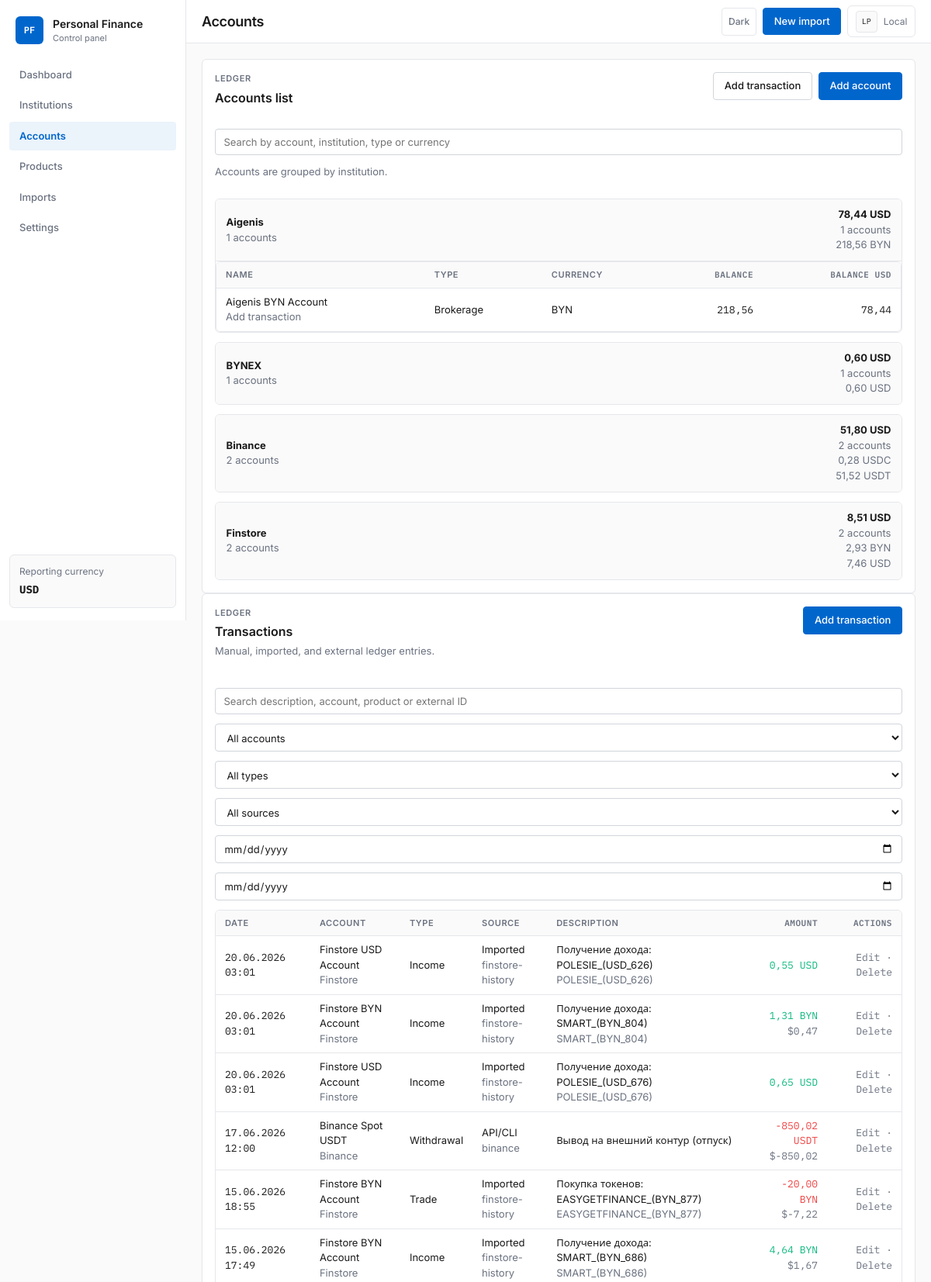
Screenshot of /accounts/ (upper part) with the database file from the repository.
### apps/institutions/models.py (models this page shows, shortened)
class FinancialInstitution(TimeStampedModel):
	class InstitutionType(models.TextChoices):
		BANK = 'bank', 'Bank'
		BROKER = 'broker', 'Broker'
		CRYPTO_EXCHANGE = 'crypto_exchange', 'Crypto exchange'
		INSURANCE = 'insurance', 'Insurance'
		OTHER = 'other', 'Other'
	name = models.CharField(max_length=255, unique=True)
	slug = models.SlugField(max_length=255, unique=True, blank=True)
	institution_type = models.CharField(max_length=32, choices=InstitutionType.choices, default=InstitutionType.BANK)
	country = models.CharField(max_length=2, default='BY')
	website = models.URLField(blank=True)
	base_currency = models.ForeignKey('common.Currency', null=True, blank=True, on_delete=models.SET_NULL, related_name='institutions')
	notes = models.TextField(blank=True)
	metadata = models.JSONField(default=dict, blank=True)
	is_active = models.BooleanField(default=True)
	class Meta:
		ordering = ['name']
		verbose_name = 'Financial institution'
		verbose_name_plural = 'Financial institutions'

### apps/common/models.py (models this page shows, shortened)
class TimeStampedModel(models.Model):
	created_at = models.DateTimeField(auto_now_add=True)
	updated_at = models.DateTimeField(auto_now=True)
	class Meta:
		abstract = True

class Currency(TimeStampedModel):
	code = models.CharField(max_length=16, unique=True)
	name = models.CharField(max_length=64)
	symbol = models.CharField(max_length=8, blank=True)
	usd_rate = models.DecimalField(max_digits=18, decimal_places=6, default=1)
	is_base = models.BooleanField(default=False)
	metadata = models.JSONField(default=dict, blank=True)
	class Meta:
		ordering = ['code']
		verbose_name = 'Currency'
		verbose_name_plural = 'Currencies'

### apps/accounts/models.py (models this page shows, shortened)
class Account(TimeStampedModel):
	class AccountType(models.TextChoices):
		CASH = 'cash', 'Cash'
		BANK = 'bank', 'Bank account'
		BROKERAGE = 'brokerage', 'Brokerage'
		DEPOSIT = 'deposit', 'Deposit'
		WALLET = 'wallet', 'Wallet'
		CARD = 'card', 'Card'
		OTHER = 'other', 'Other'
	institution = models.ForeignKey('institutions.FinancialInstitution', on_delete=models.CASCADE, related_name='accounts')
	name = models.CharField(max_length=255)
	account_type = models.CharField(max_length=32, choices=AccountType.choices, default=AccountType.OTHER)
	currency = models.ForeignKey('common.Currency', on_delete=models.PROTECT, related_name='accounts')
	external_id = models.CharField(max_length=128, blank=True)
	current_balance = models.DecimalField(max_digits=20, decimal_places=2, default=0)
	current_balance_usd = models.DecimalField(max_digits=20, decimal_places=2, default=0)
	metadata = models.JSONField(default=dict, blank=True)
	is_active = models.BooleanField(default=True)
	class Meta:
		ordering = ['name']
		constraints = [
			models.UniqueConstraint(
				fields=['institution', 'external_id'],
				condition=~Q(external_id=''),
				name='unique_account_external_id_per_institution',
			),
		]

class Transaction(TimeStampedModel):
	class TransactionType(models.TextChoices):
		DEPOSIT = 'deposit', 'Deposit'
		WITHDRAWAL = 'withdrawal', 'Withdrawal'
		TRADE = 'trade', 'Trade'
		INCOME = 'income', 'Income'
		TRANSFER = 'transfer', 'Transfer'
		FEE = 'fee', 'Fee'
		OTHER = 'other', 'Other'
	account = models.ForeignKey(Account, on_delete=models.CASCADE, related_name='transactions')
	related_account = models.ForeignKey(Account, null=True, blank=True, on_delete=models.SET_NULL, related_name='linked_transactions')
	product = models.ForeignKey('products.Product', null=True, blank=True, on_delete=models.SET_NULL, related_name='transactions')
	import_job = models.ForeignKey('imports.ImportJob', null=True, blank=True, on_delete=models.SET_NULL, related_name='transactions')
	transaction_type = models.CharField(max_length=32, choices=TransactionType.choices, default=TransactionType.OTHER)
	currency = models.ForeignKey('common.Currency', on_delete=models.PROTECT, related_name='transactions')
	external_id = models.CharField(max_length=128, blank=True)
	import_fingerprint = models.CharField(max_length=128, blank=True, unique=True)
	amount = models.DecimalField(max_digits=20, decimal_places=2)
	amount_usd = models.DecimalField(max_digits=20, decimal_places=2, default=0)
	quantity = models.DecimalField(max_digits=20, decimal_places=6, default=0)
	unit_price = models.DecimalField(max_digits=20, decimal_places=8, default=0)
	occurred_at = models.DateTimeField()
	description = models.TextField(blank=True)
	metadata = models.JSONField(default=dict, blank=True)
	class Meta:
		ordering = ['-occurred_at', '-id']
		constraints = [
			models.UniqueConstraint(
				fields=['account', 'external_id'],
				condition=~Q(external_id=''),
				name='unique_transaction_external_id_per_account',
			),
		]

### apps/products/models.py (models this page shows, shortened)
class Product(TimeStampedModel):
	class ProductType(models.TextChoices):
		TOKEN = 'token', 'Token'
		STOCK = 'stock', 'Stock'
		BOND = 'bond', 'Bond'
		CRYPTO = 'crypto', 'Crypto'
		CFD = 'cfd', 'CFD'
		DEPOSIT = 'deposit', 'Deposit'
		ETF = 'etf', 'ETF'
		PENSION = 'pension', 'Pension'
		LIFE_INSURANCE = 'life_insurance', 'Life insurance'
		OTHER = 'other', 'Other'
	class IncomeSchedule(models.TextChoices):
		TWICE_MONTHLY = 'twice_monthly', 'Twice monthly (2× per month)'
		MONTHLY = 'monthly', 'Monthly'
		QUARTERLY = 'quarterly', 'Quarterly'
		SEMI_ANNUAL = 'semi_annual', 'Semi-annual'
		ANNUAL = 'annual', 'Annual'
		AT_MATURITY = 'at_maturity', 'At maturity'
		OTHER = 'other', 'Other'
	institution = models.ForeignKey('institutions.FinancialInstitution', on_delete=models.CASCADE, related_name='products')
	income_account = models.ForeignKey(
		'accounts.Account',
		null=True,
		blank=True,
		on_delete=models.SET_NULL,
		related_name='income_products',
	)
	name = models.CharField(max_length=255)
	symbol = models.CharField(max_length=32, blank=True)
	isin = models.CharField(max_length=32, blank=True)
	product_type = models.CharField(max_length=32, choices=ProductType.choices, default=ProductType.OTHER)
	currency = models.ForeignKey('common.Currency', on_delete=models.PROTECT, related_name='products')
	units = models.DecimalField(max_digits=20, decimal_places=6, default=0)
	current_price = models.DecimalField(max_digits=20, decimal_places=8, default=0)
	current_value_usd = models.DecimalField(max_digits=20, decimal_places=2, default=0)
	external_id = models.CharField(max_length=128, blank=True)
	metadata = models.JSONField(default=dict, blank=True)
	is_active = models.BooleanField(default=True)
	annual_rate_pct = models.DecimalField(max_digits=8, decimal_places=4, null=True, blank=True)
	maturity_date = models.DateField(null=True, blank=True)
	income_schedule = models.CharField(
		max_length=16,
		choices=IncomeSchedule.choices,
		blank=True,
		default='',
	)
	next_income_date = models.DateField(null=True, blank=True)
	terms_updated_at = models.DateTimeField(null=True, blank=True)
	class Meta:
		ordering = ['name']
		constraints = [
			models.UniqueConstraint(
				fields=['institution', 'external_id'],
				condition=~Q(external_id=''),
				name='unique_product_external_id_per_institution',
			),
		]

### apps/accounts/views.py (the view, shortened to what this page needs)
# urls.py: path('', views.account_list, name='list'),
def account_list(request):
    query = request.GET.get('q', '').strip()
    accounts = visible_account_queryset()
    ordered_accounts = accounts.order_by('institution__name', 'currency__code', 'name')
    context = {
        'account_groups': build_account_groups(ordered_accounts),
        'query': query,
    }
    template_name = 'accounts/partials/table.html' if request.headers.get('HX-Request') == 'true' else 'accounts/list.html'
    if template_name == 'accounts/list.html':
        context.update(_transaction_list_context(request))
    return render(request, template_name, context)

### templates/accounts/list.html (shortened to what this page needs)
{% extends 'core/base.html' %}
{% block page_title %}Accounts{% endblock %}
{% block content %}
<section class="panel stack-md">
    <div class="panel-header">
        <div>
            <p class="eyebrow">Ledger</p>
            <h2>Accounts list</h2>
        </div>
        <div class="form-actions">
            <a class="button button-secondary" href="{% url 'accounts:transaction_create' %}">Add transaction</a>
            <a class="button" href="{% url 'accounts:create' %}">Add account</a>
        </div>
    </div>
    <form class="filter-bar" hx-get="{% url 'accounts:list' %}" hx-target="#account-table" hx-trigger="keyup changed delay:300ms from:#account-search">
        <input id="account-search" type="search" name="q" value="{{ query }}" placeholder="Search by account, institution, type or currency">
    </form>
    <p class="muted">Accounts are grouped by institution.</p>
    <div id="account-table">
        {% include 'accounts/partials/table.html' %}
    </div>
</section>
<section id="transactions" class="panel stack-md">
    <div class="panel-header">
        <div>
            <p class="eyebrow">Ledger</p>
            <h2>Transactions</h2>
            <p class="muted">Manual, imported, and external ledger entries.</p>
        </div>
        <a class="button" href="{% url 'accounts:transaction_create' %}">Add transaction</a>
    </div>
    <form
        class="filter-bar"
        hx-get="{% url 'accounts:transaction_list' %}"
        hx-target="#transactions-table"
        hx-trigger="keyup changed delay:300ms from:input, change from:select"
    >
        <input type="search" name="tx_q" value="{{ transaction_query }}" placeholder="Search description, account, product or external ID">
        <select name="tx_account">
            <option value="">All accounts</option>
        </select>
        <select name="tx_type">
            <option value="">All types</option>
        </select>
        <select name="tx_source">
            <option value="">All sources</option>
        </select>
        <input type="date" name="tx_date_from" value="{{ transaction_date_from }}" aria-label="Date from">
        <input type="date" name="tx_date_to" value="{{ transaction_date_to }}" aria-label="Date to">
    </form>
    <div id="transactions-table">
        {% include 'accounts/partials/transactions_table.html' %}
    </div>
</section>
{% endblock %}

### templates/accounts/partials/table.html
{% for group in account_groups %}
    <details class="account-group" {% if forloop.first %}open{% endif %}>
        <summary>
            <div>
                <strong>{{ group.label }}</strong>
                <div class="muted">{{ group.accounts|length }} accounts</div>
            </div>
            <div class="text-right">
                {% include 'accounts/partials/group_summary_metrics.html' %}
            </div>
        </summary>
        <div class="table-wrap">
            <table class="data-table">
                <thead>
                    <tr>
                        <th>Name</th>
                        <th>Type</th>
                        <th>Currency</th>
                        <th class="text-right">Balance</th>
                        <th class="text-right">Balance USD</th>
                    </tr>
                </thead>
                <tbody>
                    {% for account in group.accounts %}
                        <tr>
                            <td>
                                {{ account.name }}
                                <div><a class="muted" href="{% url 'accounts:transaction_create' %}?account={{ account.pk }}">Add transaction</a></div>
                            </td>
                            <td>{{ account.get_account_type_display }}</td>
                            <td>{{ account.currency.code }}</td>
                            <td class="text-right">{{ account.current_balance|floatformat:2 }}</td>
                            <td class="text-right">{{ account.current_balance_usd|floatformat:2 }}</td>
                        </tr>
                    {% endfor %}
                </tbody>
            </table>
        </div>
    </details>
{% empty %}
    <div class="empty-state">No accounts found.</div>
{% endfor %}

### templates/accounts/partials/group_summary_metrics.html
<strong>{{ group.total_balance_usd|floatformat:2 }} USD</strong>
<div class="muted">{{ group.accounts|length }} accounts</div>
{% for row in group.balances_by_currency %}
    <div class="muted">{{ row.balance|floatformat:2 }} {{ row.currency_code }}</div>
{% endfor %}

### templates/accounts/partials/transactions_table.html (shortened to what this page needs)
{% load pf_extras %}
<div class="table-wrap">
    <table class="data-table">
        <thead>
            <tr>
                <th>Date</th>
                <th>Account</th>
                <th>Type</th>
                <th>Source</th>
                <th>Description</th>
                <th class="text-right">Amount</th>
                <th class="text-right">Actions</th>
            </tr>
        </thead>
        <tbody>
            {% for tx in transactions %}
                <tr>
                    <td class="font-mono">{{ tx.occurred_at|display_datetime }}</td>
                    <td>
                        {{ tx.account.name }}
                        <div class="muted">{{ tx.account.institution.name }}</div>
                    </td>
                    <td>{{ tx.get_transaction_type_display }}</td>
                    <td>
                        {{ tx.source_label }}
                        <div class="muted">{{ tx.source_detail }}</div>
                    </td>
                    <td>
                        {{ tx.description|default:'-'|truncatechars:64 }}
                        {% if tx.product %}
                            <div class="muted">{{ tx.product.name }}</div>
                        {% endif %}
                    </td>
                    <td class="text-right font-mono {% if tx.amount_usd < 0 %}delta-down{% elif tx.amount_usd > 0 %}delta-up{% endif %}">
                        <div>{{ tx.amount|floatformat:2 }} {{ tx.currency.code }}</div>
                        {% if tx.currency.code != 'USD' %}
                            <div class="muted">${{ tx.amount_usd|floatformat:2 }}</div>
                        {% endif %}
                    </td>
                    <td class="text-right">
                        <a class="muted" href="{% url 'accounts:transaction_edit' tx.pk %}{% if transaction_filters_query %}?{{ transaction_filters_query }}{% endif %}">Edit</a>
                        <span class="muted"> · </span>
                        <a class="muted" href="{% url 'accounts:transaction_delete' tx.pk %}{% if transaction_filters_query %}?{{ transaction_filters_query }}{% endif %}">Delete</a>
                    </td>
                </tr>
            {% empty %}
                <tr>
                    <td colspan="7" class="empty-state">No transactions found.</td>
                </tr>
            {% endfor %}
        </tbody>
    </table>
</div>

### rows the page displays
FinancialInstitution: label "Aigenis", accounts|length "1", total_balance_usd "78,44", balance "218,56"
Currency: currency_code "BYN" "BYN"
Account: name "Aigenis BYN Account", account_type "Brokerage", currency.code "BYN", current_balance "218,56", current_balance_usd "78,44"
FinancialInstitution: label "BYNEX", accounts|length "1", total_balance_usd "0,60", balance "0,60"
Currency: currency_code "USD" "USD"
FinancialInstitution: label "Binance", accounts|length "2", total_balance_usd "51,80", balance "0,28" "51,52"
Currency: currency_code "USDC"
Currency: currency_code "USDT"
FinancialInstitution: label "Finstore", accounts|length "2", total_balance_usd "8,51", balance "2,93" "7,46"
Transaction: occurred_at|display_datetime "20.06.2026 03:01", account.name "Finstore USD Account", account.institution.name "Finstore", transaction_type "Income", source_label "Imported", source_detail "finstore-history", description "Получение дохода: POLESIE_(USD_626)", product.name "POLESIE_(USD_626)", amount "0,55", currency.code "USD"
Transaction: occurred_at|display_datetime "20.06.2026 03:01", account.name "Finstore BYN Account", account.institution.name "Finstore", transaction_type "Income", source_label "Imported", source_detail "finstore-history", description "Получение дохода: SMART_(BYN_804)", product.name "SMART_(BYN_804)", amount "1,31", currency.code "BYN", amount_usd "0,47"
Transaction: occurred_at|display_datetime "20.06.2026 03:01", account.name "Finstore USD Account", account.institution.name "Finstore", transaction_type "Income", source_label "Imported", source_detail "finstore-history", description "Получение дохода: POLESIE_(USD_676)", product.name "POLESIE_(USD_676)", amount "0,65", currency.code "USD"
Transaction: occurred_at|display_datetime "17.06.2026 12:00", account.name "Binance Spot USDT", account.institution.name "Binance", transaction_type "Withdrawal", source_label "API/CLI", source_detail "binance", description "Вывод на внешний контур (отпуск)", amount "-850,02", currency.code "USDT", amount_usd "-850,02"
Transaction: occurred_at|display_datetime "15.06.2026 18:55", account.name "Finstore BYN Account", account.institution.name "Finstore", transaction_type "Trade", source_label "Imported", source_detail "finstore-history", description "Покупка токенов: EASYGETFINANCE_(BYN_877)", product.name "EASYGETFINANCE_(BYN_877)", amount "-20,00", currency.code "BYN", amount_usd "-7,22"
Transaction: occurred_at|display_datetime "15.06.2026 17:49", account.name "Finstore BYN Account", account.institution.name "Finstore", transaction_type "Income", source_label "Imported", source_detail "finstore-history", description "Получение дохода: SMART_(BYN_686)", product.name "SMART_(BYN_686)", amount "4,64", currency.code "BYN", amount_usd "1,67"

### other values shown
{{ reporting_base_currency }} "USD"
